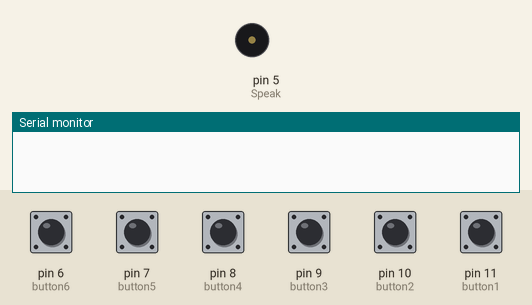
A sketch run on a simulated Arduino Uno, built with avr-gcc and run on an emulated ATmega328P. On the bench: buzzer (waves = sounding), the last lines printed to the serial monitor. Inputs (shaded band) come from the test bench; at power-on: pin 6 (button6), pin 7 (button5), pin 8 (button4), pin 9 (button3), pin 10 (button2), pin 11 (button1) LOW.

Above: at 1.2 s.
1.3 s: pin 7 (button5) pulled HIGH for 0.15 s
At 1.49 s:
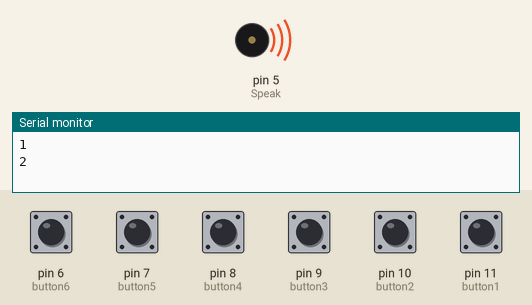
3.1 s: pin 6 (button6) pulled HIGH for 0.15 s
At 4.6 s:
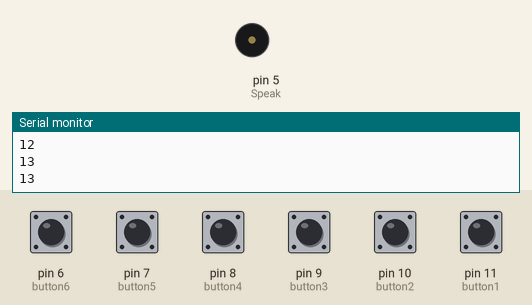
Timing chart, 0 to 6.1 s (numbered marks = the images above; inputs shaded):
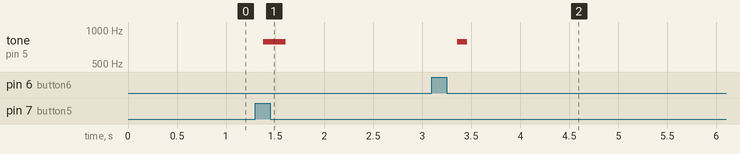

The sketch:

ass.3.ino
```cpp
#define C5 523.25
#define D5 587.33
#define E5 659.26
#define F5 698.46
#define G5 783.99
#define A5 880.00
#define B5 987.77
#define button1 11
#define button2 10
#define button3 9
#define button4 8
#define button5 7
#define button6 6
#define pressed HIGH
#define Speak 5

float a[8]={0,C5,D5,E5,F5,G5,A5,B5};
float b[250];
int i=0,st=0,bt=0;

void setup() {
   pinMode(6,INPUT);
  pinMode(7,INPUT);
  pinMode(8,INPUT);
  pinMode(9,INPUT);
  pinMode(10,INPUT);
  pinMode(11,INPUT);
  pinMode(12,INPUT);
  Serial.begin(9600);
}

void loop() {

  int sw1,sw2,sw3,sw4,sw5,sw6,sw7,rec;

  sw1 =digitalRead(button1);
  sw2 =digitalRead(button2);
  sw3 =digitalRead(button3);
  sw4 =digitalRead(button4);
  sw5 =digitalRead(button5);
  rec =digitalRead(button6);

    if(sw1==pressed){
      bt=1;
      delay(80);
      tone(Speak,a[1],200);
      b[i]=523.25;
      i++;
      Serial.println(i);
      }
      else if(sw2==pressed){
      bt=1;
      delay(80);
      b[i]=587.33;
      tone(Speak,a[2],200);
      i++;
      Serial.println(i);
      }
      else if(sw3==pressed){
      bt=1;
      delay(80);
      b[i]=659.26;
      tone(Speak,a[3],200);
      i++;
      Serial.println(i);
      }
      else if(sw4==pressed){
      bt=1;
      delay(80);
      b[i]=698.46;
      tone(Speak,a[4],200);
      i++;
      Serial.println(i);
      }
      else if(sw5==pressed){
      bt=1;
      delay(80);
      b[i]=783.99;
      tone(Speak,a[5],200);
      i++;
      Serial.println(i);
      }
      else{
        if (bt == 1){
          b[i] = 0;
          delay(150);
          noTone(Speak);
          i++;}
      }
  if(rec==pressed && st==0){
          st=1;bt=0;}
          if(st==1){
    for(int j=1; j<i; j++){
    delay(100);
    if(b[j]==0){
       noTone(Speak);
       Serial.println(j);
    }
    else
    tone(Speak,b[j],200);
    Serial.println(j);
    }
    i=0;
    st=0;
          }

}
```

Measured:
- after the input at 1.3 s, tone on pin 5 (Speak): silent → 783 Hz after 0.08 s, → silent 0.23 s later
- after the input at 3.1 s, tone on pin 5 (Speak): silent → 783 Hz after 0.26 s, → silent 0.10 s later
